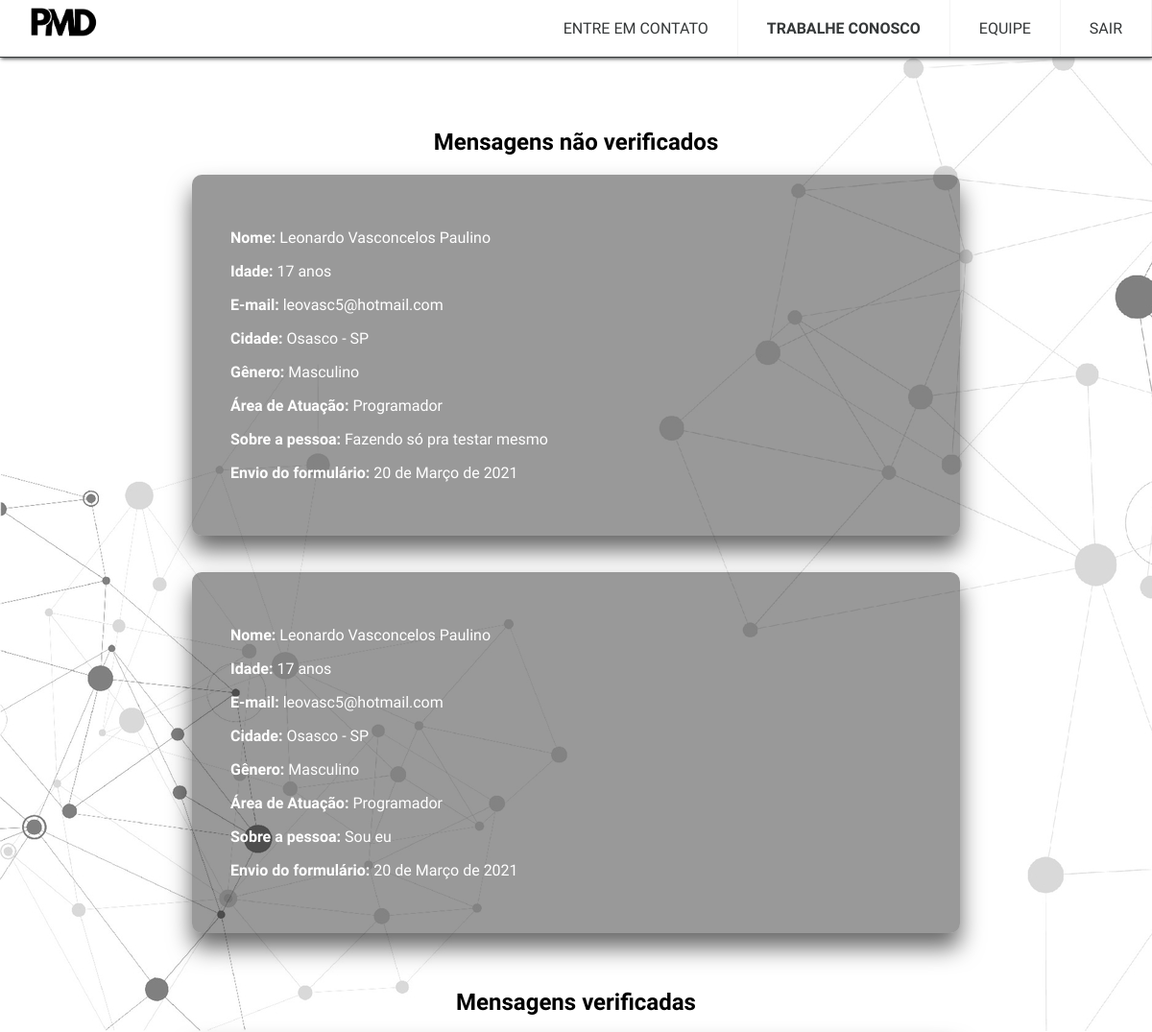
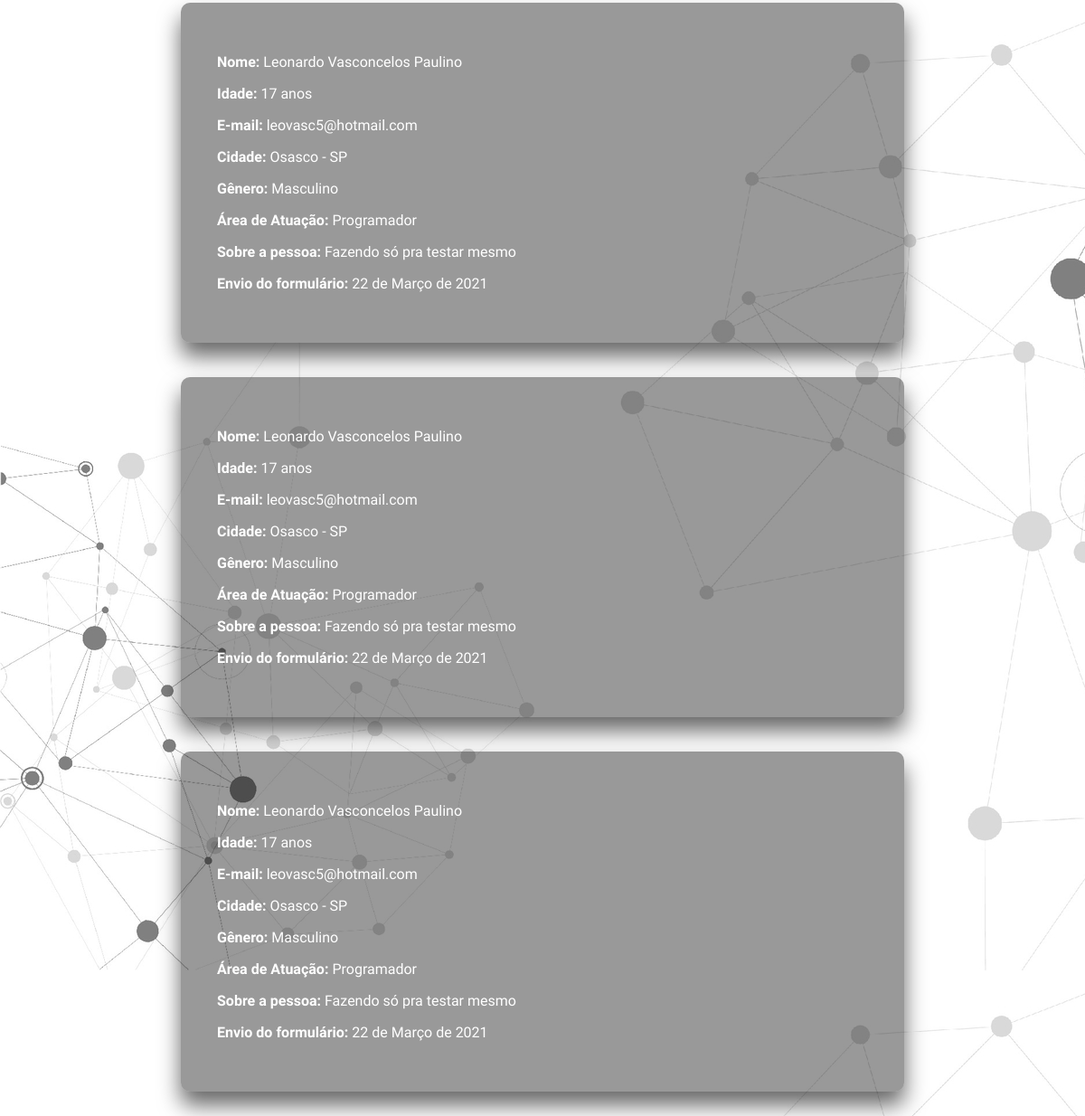
Screenshot of /admin/tc.php?num1=641206 (signed in) with the database file from the repository (2 pictures, top to bottom).
### tables this page shows
CREATE TABLE IF NOT EXISTS `insc_tc` (
  `id` int(11) NOT NULL AUTO_INCREMENT,
  `nome` varchar(128) NOT NULL,
  `idade` int(11) NOT NULL,
  `email` varchar(64) NOT NULL,
  `cidade` varchar(64) NOT NULL,
  `genero` varchar(32) NOT NULL,
  `area_de_atuacao` varchar(64) NOT NULL,
  `voce` varchar(264) NOT NULL,
  `data` varchar(10) NOT NULL,
  `verificado` tinyint(1) NOT NULL,
  PRIMARY KEY (`id`)
);

### admin/tc.php (the view, shortened to what this page needs)
<?php
if(isset($_SESSION["numLogin"])){
    $n1 = $_GET['num1'];
}else{
    exit;
}
?>
<!DOCTYPE html>
<html lang="pt-br">
<head>
    <link href="../index.css" rel="stylesheet" type="text/css">
    <link href="../bar.css" rel="stylesheet" type="text/css">
    <link href="../parceiros.css" rel="stylesheet">
    <link href="../button.css" rel="stylesheet">
    <link href="div.css" rel="stylesheet">
</head>
<body>
<header class="header">
  <img src="../img\logo.png" id="logo1" title="Projeto Midia">
  <ul class="menu">
    <li><a href="ec.php?<?php echo "num1=".$n1;?>" id='QS'>ENTRE EM CONTATO</a></li>
    <li><a id='PA' class="neg">TRABALHE CONOSCO</a></li>
    <li><a href="equipe.php?<?php echo "num1=".$n1;?>" id='EQ'>EQUIPE</a></li>
    <li><a href="#c3" id='EQ'  onmouseover="this.style.backgroundColor='#ff0000'; this.style.color='#ffffff'"
    onmouseout="this.style.backgroundColor='#ffffff';this.style.color='#353839'" onclick="location.href='destroy.php'">SAIR</a></li>
  </ul>
</header>
<br><br><br><br><br><br>
<h2>Mensagens não verificados</h2>
<?php
include 'conexao.inc';
$sql = "SELECT* FROM insc_tc WHERE verificado = 0 ORDER BY data DESC ";
$res = mysqli_query($conexao, $sql);
while($elemento = mysqli_fetch_row($res)){
    $id = $elemento[0];
    $nome = $elemento[1];
    $idade = $elemento[2];
    $email = $elemento[3];
    $cidade = $elemento[4];
    $genero = $elemento[5];
    $area = $elemento[6];
    $voce = $elemento[7];
    $data = $elemento[8];
    $dia = substr($data, 8);
    $mes = substr($data, 5, 2);
    $ano = substr($data, 0, 4);
    if($mes == "01"){
      $mes = "Janeiro";
    }elseif($mes == "02"){
      $mes = "Fevereiro";
    }elseif($mes == "03"){
      $mes = "Março";
    }elseif($mes == "04"){
      $mes = "Abril";
    }elseif($mes == "05"){
      $mes = "Maio";
    }elseif($mes == "06"){
      $mes = "Junho";
    }elseif($mes == "07"){
      $mes = "Julho";
    }elseif($mes == "08"){
      $mes = "Agosto";
    }elseif($mes == "09"){
      $mes = "Setembro";
    }elseif($mes == "10"){
      $mes = "Outubro";
    }elseif($mes == "11"){
      $mes = "Novembro";
    }elseif($mes == "12"){
      $mes = "Dezembro";
    }
    echo "
    <a href='tc_ver.php?num1=".$n1."&cod=".$id."'>
      <div class='box'>
          <p><b>Nome: </b>$nome </p>
          <p><b>Idade: </b>$idade anos</p>
          <p><b>E-mail: </b>$email </p>
          <p><b>Cidade: </b>$cidade </p>
          <p><b>Gênero: </b>$genero </p>
          <p><b>Área de Atuação: </b>$area </p>
          <p><b>Sobre a pessoa: </b>$voce </p>
          <p><b>Envio do formulário: </b>$dia de $mes de $ano </p>
      </div>
    </a>
    <br><br>
  ";
}
echo "<h2>Mensagens verificadas</h2>";
include 'conexao.inc';
$sql_ver = "SELECT* FROM insc_tc WHERE verificado = 1 ORDER BY data DESC ";
$res_ver = mysqli_query($conexao, $sql_ver);
  while($elemento_ver = mysqli_fetch_row($res_ver)){
    $id_ver = $elemento_ver[0];
    $nome_ver = $elemento_ver[1];
    $idade_ver = $elemento_ver[2];
    $email_ver = $elemento_ver[3];
    $cidade_ver = $elemento_ver[4];
    $genero_ver = $elemento_ver[5];
    $area_ver = $elemento_ver[6];
    $voce_ver = $elemento_ver[7];
    $data_ver = $elemento_ver[8];
    $tc_ver = "SELECT* FROM insc_tc WHERE verificado = 1";
    $res_tc_ver = mysqli_query($conexao, $tc_ver);
    while($elemento_tc_ver = mysqli_fetch_row($res_tc_ver)){
      $id_ver = $elemento_tc_ver[0];
      $nome_ver = $elemento_tc_ver[1];
      $idade_ver = $elemento_tc_ver[2];
      $email_ver = $elemento_tc_ver[3];
      $cidade_ver = $elemento_tc_ver[4];
      $genero_ver = $elemento_tc_ver[5];
      $area_ver = $elemento_tc_ver[6];
      $voce_ver = $elemento_tc_ver[7];
      $data_ver = $elemento_tc_ver[8];
    }
    $dia_ver = substr($data_ver, 8);
    $mes_ver = substr($data_ver, 5, 2);
    $ano_ver = substr($data_ver, 0, 4);
    if($mes_ver == "01"){
      $mes_ver = "Janeiro";
    }elseif($mes_ver == "02"){
      $mes_ver = "Fevereiro";
    }elseif($mes_ver == "03"){
      $mes_ver = "Março";
    }elseif($mes_ver == "04"){
      $mes_ver = "Abril";
    }elseif($mes_ver == "05"){
      $mes_ver = "Maio";
    }elseif($mes_ver == "06"){
      $mes_ver = "Junho";
    }elseif($mes_ver == "07"){
      $mes_ver = "Julho";
    }elseif($mes_ver == "08"){
      $mes_ver = "Agosto";
    }elseif($mes_ver == "09"){
      $mes_ver = "Setembro";
    }elseif($mes_ver == "10"){
      $mes_ver = "Outubro";
    }elseif($mes_ver == "11"){
      $mes_ver = "Novembro";
    }elseif($mes_ver == "12"){
      $mes_ver = "Dezembro";
    }
    echo "
    <a href='tc_veri.php?num1=".$n1."&cod=".$id_ver."'>
      <div class='box'>
          <p><b>Nome: </b>$nome_ver </p>
          <p><b>Idade: </b>$idade_ver anos</p>
          <p><b>E-mail: </b>$email_ver </p>
          <p><b>Cidade: </b>$cidade_ver </p>
          <p><b>Gênero: </b>$genero_ver </p>
          <p><b>Área de Atuação: </b>$area_ver </p>
          <p><b>Sobre a pessoa: </b>$voce_ver </p>
          <p><b>Envio do formulário: </b>$dia_ver de $mes_ver de $ano_ver </p>
      </div>
    </a>
    <br><br>
  ";
}
?>

### index.css (style rules this page uses)
body { margin: 0; font-family: 'Montserrat', sans-serif; font-family: 'Mukta', sans-serif; background-image: url('img/background.jpg'); }
h2 { text-align:center; }
p { text-align: justify; }

### bar.css (style rules this page uses)
body { margin: 0; font-family: 'Nanum Gothic', sans-serif; background-color: #f4f4f4; }
#logo1 { width: 6%; margin-top:0.50%; margin-left: 2.5%; margin-right: 2.5%; cursor: pointer; }
.header { background-color: #fff; box-shadow: 1px 1px 4px 0 #353839; position: fixed; width: 100%; z-index: 3; border-bottom:solid #353839 1px; }
.header ul { margin: 0; padding: 0; list-style: none; overflow: hidden; background-color: #fff; }
.header li a { display: block; padding: 13px 20px; border-right: 1px solid #f4f4f4; text-decoration: none; color:#353839; }
.header .menu { clear: both; max-height: 0; transition: max-height .2s ease-out; }
@media (min-width: 48em) { .header li { float: left; } }
@media (min-width: 48em) { .header li a { padding: 20px 30px; } }
@media (min-width: 48em) { .header .menu { clear: none; float: right; max-height: none; } }

### button.css (style rules this page uses)
html { height: 100%; }
body { margin:0; padding:0; margin: 0; font-family: 'Nanum Gothic', sans-serif; }

### admin/div.css (style rules this page uses)
body { background-image: url('../img/background.jpg'); }
.box { top: 50%; left: 50%; width: 800px; padding: 40px; background: rgba(0,0,0,.4); box-sizing: border-box; box-shadow: 0 15px 25px rgba(0,0,0,.6); border-radius: 10px; margin: auto; }
a { text-decoration: none; color: #ffffff; }
p { text-decoration: none; color: #ffffff; }
.neg { font-weight: bold; }

### rows the page displays
insc_tc: nome "Leonardo Vasconcelos Paulino", idade "17", email "leovasc5@hotmail.com", cidade "Osasco - SP", genero "Masculino", area_de_atuacao "Programador", voce "Fazendo só pra testar mesmo", data "20", data "Março", data "2021"
insc_tc: nome "Leonardo Vasconcelos Paulino", idade "17", email "leovasc5@hotmail.com", cidade "Osasco - SP", genero "Masculino", area_de_atuacao "Programador", voce "Sou eu", data "20", data "Março", data "2021"
insc_tc: nome "Leonardo Vasconcelos Paulino", idade "17", email "leovasc5@hotmail.com", cidade "Osasco - SP", genero "Masculino", area_de_atuacao "Programador", voce "Fazendo só pra testar mesmo", data "22", data "Março", data "2021"
insc_tc: insc_tc.nome "Leonardo Vasconcelos Paulino", insc_tc.idade "17", insc_tc.email "leovasc5@hotmail.com", insc_tc.cidade "Osasco - SP", insc_tc.genero "Masculino", insc_tc.area_de_atuacao "Programador", insc_tc.voce "Fazendo só pra testar mesmo", insc_tc.data "22", insc_tc.data "Março", insc_tc.data "2021"
insc_tc: insc_tc.nome "Leonardo Vasconcelos Paulino", insc_tc.idade "17", insc_tc.email "leovasc5@hotmail.com", insc_tc.cidade "Osasco - SP", insc_tc.genero "Masculino", insc_tc.area_de_atuacao "Programador", insc_tc.voce "Fazendo só pra testar mesmo", insc_tc.data "22", insc_tc.data "Março", insc_tc.data "2021"
